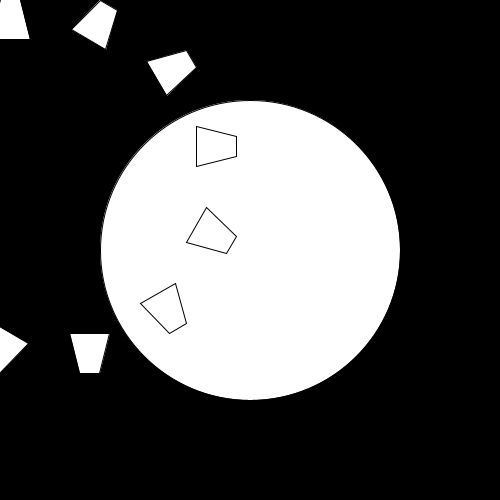
Frame 1 (no input)
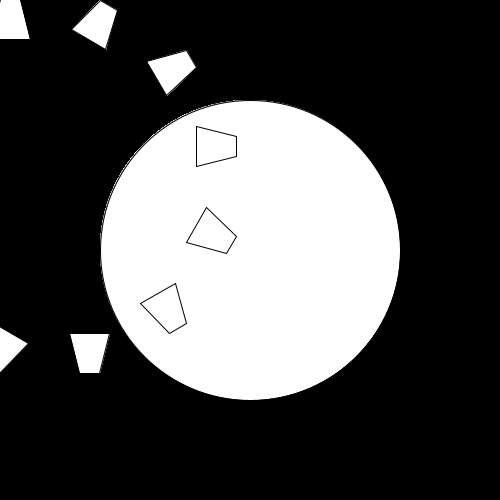
Frame 60 (the mouse pressed at the canvas centre just before this capture)
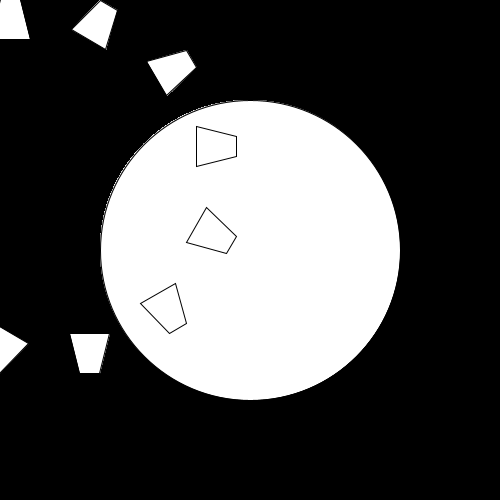
Frame 120 (the mouse held since frame 60 and released just before this capture)

The Processing sketch that drew these frames (run headless with seeded random() and noise(); from frame 60 on, the mouse is pressed at the canvas centre):

// Processing sketch: processing_77437
// ── processing_77437.pde

void setup() {
  size(500, 500);
  background(0) ;
}

void draw() {
  ellipse(250, 250, 300, 300);
  for (int i=0;i<=12;i++) {
    translate(100,0);
    rotate(radians(30));
    quad(0, 0, -10, 40, 30, 40, 20, 0);
  }
}
